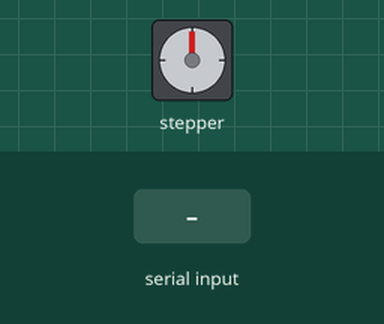
Simulated run of this sketch. Board: Arduino Uno, built with avr-gcc and run on an emulated ATmega328P. Shown: stepper motor. The test bench sets the inputs (shaded band). Stepper angles assume 200 steps per turn.

Above: at 1.2 s.
1.3 s: "a" received over Serial
At 1.8 s:
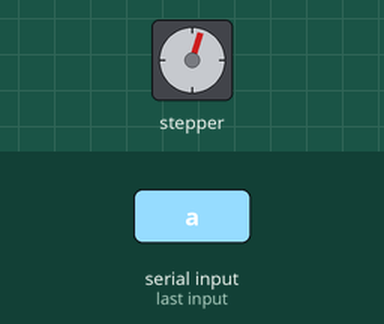
2.8 s: "a" received over Serial
At 4.1 s:
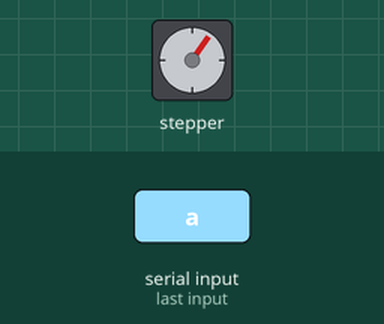
Timing chart, 0 to 5.8 s (numbered marks = the images above; inputs shaded):
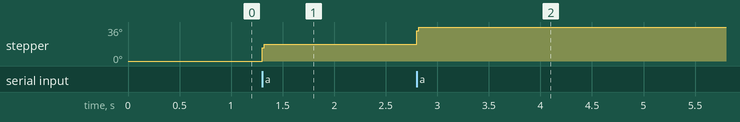

Measured:
- after the input at 1.3 s, stepper: goes 14° 0.02 s, then 18°, starting at once
- after the input at 2.8 s, stepper: goes 32° 0.02 s, then 36°, starting at once

The sketch:

stepper_test.ino
```cpp
// Include the Arduino Stepper Library
#include <Stepper.h>

// #define ANALOG_IN_PIN A0

// // Floats for ADC voltage & Input voltage
// float adc_voltage = 0.0;
// float in_voltage = 0.0;

// // Floats for resistor values in divider (in ohms)
// float R1 = 30000.0;
// float R2 = 7500.0;

// // Float for Reference Voltage
// float ref_voltage = 12.0;

// // Integer for ADC value
// int adc_value = 0;

// Number of steps per output rotation
const int stepsPerRevolution = 200;

// Create Instance of Stepper library
Stepper myStepper(stepsPerRevolution, 8, 9, 10, 11);


void setup()
{
	// set the speed at 60 rpm:
	myStepper.setSpeed(120);
	// initialize the serial port:
	Serial.begin(115200);
}

void loop()
{

  while (Serial.available() == 0) {}

  // // Read the Analog Input
  //  adc_value = analogRead(ANALOG_IN_PIN);

  //  // Determine voltage at ADC input
  //  adc_voltage  = (adc_value * ref_voltage) / 1024.0;

  //  // Calculate voltage at divider input
  //  in_voltage = adc_voltage / (R2/(R1+R2)) / 2 ;

   // Print results to Serial Monitor to 2 decimal places
  // Serial.print("Input Voltage = ");
  // Serial.println(in_voltage, 2);

  char rotationCmd = Serial.read();

	// rotate the solar panel in one direction

  if (rotationCmd == 'a') {
	  myStepper.step(stepsPerRevolution / 20);
	  delay(10);

  }

  if (rotationCmd == 'b') {
	  myStepper.step(-stepsPerRevolution / 20);
	  delay(10);

  }
}
```
